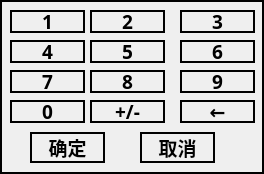
<?xml version="1.0" encoding="UTF-8"?>
<ui version="4.0">
 <class>softBoardDlg</class>
 <widget class="QDialog" name="softBoardDlg">
  <property name="geometry">
   <rect>
    <x>0</x>
    <y>0</y>
    <width>264</width>
    <height>174</height>
   </rect>
  </property>
  <property name="minimumSize">
   <size>
    <width>264</width>
    <height>174</height>
   </size>
  </property>
  <property name="maximumSize">
   <size>
    <width>264</width>
    <height>174</height>
   </size>
  </property>
  <property name="font">
   <font>
    <family>微软雅黑</family>
    <pointsize>14</pointsize>
    <weight>99</weight>
    <italic>false</italic>
    <bold>true</bold>
   </font>
  </property>
  <property name="windowTitle">
   <string>Dialog</string>
  </property>
  <property name="styleSheet">
   <string notr="true">font: 900 14pt &quot;微软雅黑&quot;;
border:2px solid;</string>
  </property>
  <widget class="QPushButton" name="pbtn1">
   <property name="geometry">
    <rect>
     <x>10</x>
     <y>10</y>
     <width>75</width>
     <height>23</height>
    </rect>
   </property>
   <property name="text">
    <string>1</string>
   </property>
  </widget>
  <widget class="QPushButton" name="pbtn2">
   <property name="geometry">
    <rect>
     <x>90</x>
     <y>10</y>
     <width>75</width>
     <height>23</height>
    </rect>
   </property>
   <property name="text">
    <string>2</string>
   </property>
  </widget>
  <widget class="QPushButton" name="pbtn3">
   <property name="geometry">
    <rect>
     <x>180</x>
     <y>10</y>
     <width>75</width>
     <height>23</height>
    </rect>
   </property>
   <property name="text">
    <string>3</string>
   </property>
  </widget>
  <widget class="QPushButton" name="pbtn4">
   <property name="geometry">
    <rect>
     <x>10</x>
     <y>40</y>
     <width>75</width>
     <height>23</height>
    </rect>
   </property>
   <property name="text">
    <string>4</string>
   </property>
  </widget>
  <widget class="QPushButton" name="pbtn5">
   <property name="geometry">
    <rect>
     <x>90</x>
     <y>40</y>
     <width>75</width>
     <height>23</height>
    </rect>
   </property>
   <property name="text">
    <string>5</string>
   </property>
  </widget>
  <widget class="QPushButton" name="pbtn6">
   <property name="geometry">
    <rect>
     <x>180</x>
     <y>40</y>
     <width>75</width>
     <height>23</height>
    </rect>
   </property>
   <property name="text">
    <string>6</string>
   </property>
  </widget>
  <widget class="QPushButton" name="pbtnDel">
   <property name="geometry">
    <rect>
     <x>180</x>
     <y>100</y>
     <width>75</width>
     <height>23</height>
    </rect>
   </property>
   <property name="text">
    <string>←</string>
   </property>
  </widget>
  <widget class="QPushButton" name="pbtn9">
   <property name="geometry">
    <rect>
     <x>180</x>
     <y>70</y>
     <width>75</width>
     <height>23</height>
    </rect>
   </property>
   <property name="text">
    <string>9</string>
   </property>
  </widget>
  <widget class="QPushButton" name="pbtn7">
   <property name="geometry">
    <rect>
     <x>10</x>
     <y>70</y>
     <width>75</width>
     <height>23</height>
    </rect>
   </property>
   <property name="text">
    <string>7</string>
   </property>
  </widget>
  <widget class="QPushButton" name="pbtn0">
   <property name="geometry">
    <rect>
     <x>10</x>
     <y>100</y>
     <width>75</width>
     <height>23</height>
    </rect>
   </property>
   <property name="text">
    <string>0</string>
   </property>
  </widget>
  <widget class="QPushButton" name="pbtnSign">
   <property name="geometry">
    <rect>
     <x>90</x>
     <y>100</y>
     <width>75</width>
     <height>23</height>
    </rect>
   </property>
   <property name="text">
    <string>+/-</string>
   </property>
  </widget>
  <widget class="QPushButton" name="pbtn8">
   <property name="geometry">
    <rect>
     <x>90</x>
     <y>70</y>
     <width>75</width>
     <height>23</height>
    </rect>
   </property>
   <property name="text">
    <string>8</string>
   </property>
  </widget>
  <widget class="QPushButton" name="pbtnOK">
   <property name="geometry">
    <rect>
     <x>30</x>
     <y>132</y>
     <width>75</width>
     <height>31</height>
    </rect>
   </property>
   <property name="text">
    <string>确定</string>
   </property>
  </widget>
  <widget class="QPushButton" name="pbtnCancel">
   <property name="geometry">
    <rect>
     <x>140</x>
     <y>132</y>
     <width>75</width>
     <height>31</height>
    </rect>
   </property>
   <property name="text">
    <string>取消</string>
   </property>
  </widget>
 </widget>
 <resources/>
 <connections/>
</ui>
